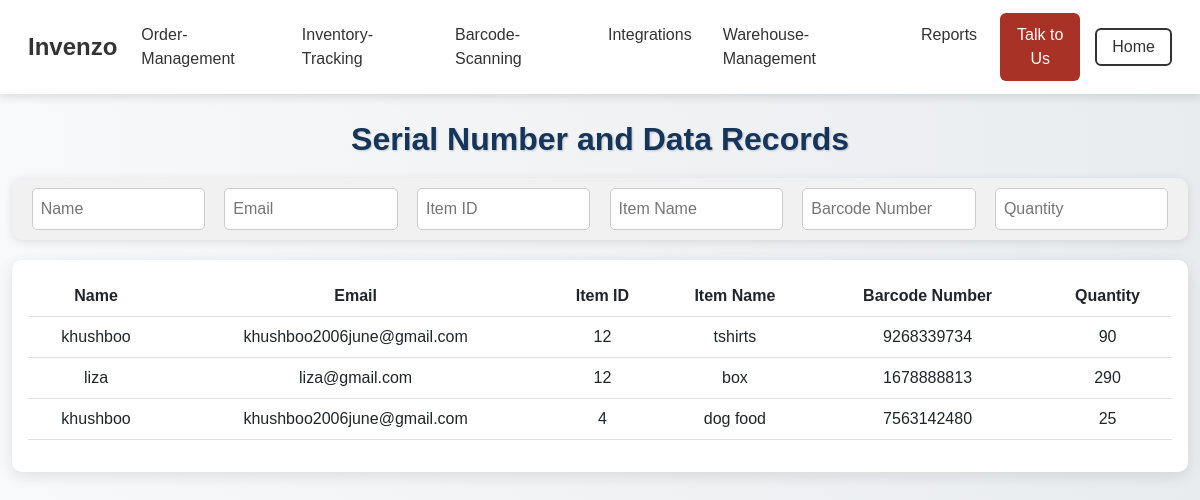
/barcodes (signed in), run on the app's committed database.
### app.py (models this page shows, shortened)
class InventoryItem(db.Model):
    id = db.Column(db.Integer, primary_key=True, autoincrement=True)
    item_id = db.Column(db.Integer, nullable=False)
    item_name = db.Column(db.String(100), nullable=False)
    item_category = db.Column(db.String(100), nullable=False)
    quantity = db.Column(db.Integer, nullable=False)
    cost_per_unit = db.Column(db.Float, nullable=False)
    total_cost = db.Column(db.Float, nullable=False)
    supplier_name = db.Column(db.String(100), nullable=False)
    supplier_email = db.Column(db.String(100), nullable=False)
    supplier_phone = db.Column(db.String(100), nullable=False)
    order_status = db.Column(db.String(50), nullable=False)
    notes = db.Column(db.Text, nullable=True)
    barcode_number = db.Column(db.String(20), nullable=False)
    user_id = db.Column(db.Integer, db.ForeignKey('user.id'), nullable=False)

### app.py (the view)
@app.route('/barcodes')
@login_required
@admin_required
def barcodes():
    user_dict = session.get("user")
    if user_dict:
        if user_dict.get('is_admin') == 1:  # Check if the logged-in user is an admin
            items = InventoryItem.query.all()  # Fetch inventory items for all users
            return render_template('barcode-scanning.html', items=items)
        else:
            flash("You don't have permission to view this page.", "danger")
            return redirect(url_for('home'))  # Or any other appropriate page if not admin
    else:
        flash("You must be logged in to view barcodes.", "danger")
        return redirect(url_for('login'))

### app.py (called while the page is built)
def login_required(f):
    @wraps(f)
    def decorated_function(*args, **kwargs):
        if "user" not in session:  # If no user is logged in
            flash("Please log in to access this page.", "warning")
            return redirect(url_for('login'))  # Redirect to login page
        return f(*args, **kwargs)
    return decorated_function

def admin_required(f):
    @wraps(f)
    def decorated_function(*args, **kwargs):
        user_dict = session.get("user")
        if not user_dict:
            flash("You must be logged in to access this page.", "danger")
            return redirect(url_for('login'))
        user = User.query.get(user_dict['id'])
        if not user or not user.is_admin:
            flash("Only admins can access this page.", "danger")
            return redirect(url_for('home'))  # Adjust this if needed
        return f(*args, **kwargs)
    return decorated_function

### templates/barcode-scanning.html (shortened to what this page needs)
<!DOCTYPE html>
<html lang="en">
<head>
    <link href="https://cdn.jsdelivr.net/npm/bootstrap@5.3.0/dist/css/bootstrap.min.css" rel="stylesheet">
    <link rel="stylesheet" href="{{ url_for('static', filename='css/styles.css') }}">
    <link rel="stylesheet" href="{{ url_for('static', filename='css/barcode-scanning.css') }}">
</head>
<body>
    <nav class="navbar navbar-expand-lg navbar-light bg-white">
        <div class="container-fluid">
            <a class="navbar-brand d-flex align-items-center" href="{{ url_for('home') }}">
                <strong class="brand-name">Invenzo</strong>
            </a>
            <div class="collapse navbar-collapse justify-content-end" id="navbarNav">
                <ul class="navbar-nav">
                    <li class="nav-item"><a class="nav-link" href="{{ url_for('order_management') }}">Order-Management</a></li>
                    <li class="nav-item"><a class="nav-link" href="{{ url_for('inventory') }}">Inventory-Tracking</a></li>
                    <li class="nav-item"><a class="nav-link" href="{{ url_for('barcodes') }}">Barcode-Scanning</a></li>
                    <li class="nav-item"><a class="nav-link" href="{{ url_for('integrations2') }}">Integrations</a></li>
                    <li class="nav-item"><a class="nav-link" href="{{ url_for('warehouse_management') }}">Warehouse-Management</a></li>
                    <li class="nav-item"><a class="nav-link" href="{{ url_for('reports') }}">Reports</a></li>
                    <li class="nav-item"><a class="nav-link btn btn-primary text-white" href="{{ url_for('team') }}">Talk to Us</a></li>
                </ul>
            </div>
            <div class="collapse navbar-collapse justify-content-end">
                <a href="{{ url_for('home') }}" class="btn btn-outline-dark">Home</a>
            </div>
        </div>
    </nav>
    <section class="topic-page text-center">
        <div class="container-fluid">
            <h2>Serial Number and Data Records</h2>
            <div class="filter-container">
                <input type="text" class="filter-input" placeholder="Name" onkeyup="filterTable(0)">
                <input type="text" class="filter-input" placeholder="Email" onkeyup="filterTable(1)">
                <input type="text" class="filter-input" placeholder="Item ID" onkeyup="filterTable(2)">
                <input type="text" class="filter-input" placeholder="Item Name" onkeyup="filterTable(3)">
                <input type="text" class="filter-input" placeholder="Barcode Number" onkeyup="filterTable(4)">
                <input type="text" class="filter-input" placeholder="Quantity" onkeyup="filterTable(5)">
            </div>
            <div class="table-container p-3">
                <table class="table table-hover" id="barcodeTable">
                    <thead>
                        <tr>
                            <th>Name</th>
                            <th>Email</th>
                            <th>Item ID</th>
                            <th>Item Name</th>
                            <th>Barcode Number</th>
                            <th>Quantity</th>
                        </tr>
                    </thead>
                    <tbody>
                        {% for item in items %}
                        <tr>
                            <td>{{ item.supplier_name }}</td>
                            <td>{{ item.supplier_email }}</td>
                            <td>{{ item.item_id }}</td>
                            <td>{{ item.item_name }}</td>
                            <td>{{ item.barcode_number }}</td>
                            <td>{{ item.quantity }}</td>
                        </tr>
                        {% endfor %}
                    </tbody>
                </table>
            </div>
        </div>
    </section>
</body>
</html>

### static/css/styles.css (style rules this page uses)
.navbar { padding: 0.8rem 1rem; font-family: 'Poppins', sans-serif; position: fixed; top: 0; left: 0; right: 0; z-index: 9999; background-color: #ffffff; box-shadow: 0 4px 8px rgba(0, 0, 0, 0.1); }
body { padding-top: 80px; }
.navbar-brand .brand-name { font-size: 24px; font-weight: 600; color: #333; }
.navbar-nav { font-size: 16px; }
.nav-item .nav-link { color: #333; margin-right: 15px; padding: 10px 0; transition: color 0.3s ease; }
.navbar-nav .nav-item:last-child { margin-right: 0; }
.btn-outline-dark { border: 2px solid #333; color: #333; padding: 5px 15px; transition: background-color 0.3s ease, color 0.3s ease; }
.brand-name { font-size: 24px; font-weight: bold; font-family: 'Poppins', sans-serif; color: #2C3E50; }
.btn-primary { background-color: #A93226; border: none; }

### static/css/barcode-scanning.css (style rules this page uses)
body { margin-top:60px; padding:0; }
.topic-page h2 { color: #16355b; font-weight: bold; text-shadow: 1px 1px 2px rgba(0, 0, 0, 0.2); margin-top: 10px; margin-bottom: 20px; text-align: center; }

### templates/barcode-scanning.html (style rules this page uses)
body { background: linear-gradient(to right, #f8f9fa, #e9ecef); font-family: 'Poppins', sans-serif; }
.topic-page { padding-top: 50px !important; }
.table-container { width: 100%; margin: 20px auto; background: white; border-radius: 10px; box-shadow: 0px 4px 15px rgba(0, 0, 0, 0.1); overflow-x: auto; padding: 20px; animation: fadeIn 1s ease-in-out; }
.filter-container { display: flex; justify-content: space-around; padding: 10px; background: #f1f1f1; border-radius: 10px; box-shadow: 0px 2px 10px rgba(0, 0, 0, 0.1); margin-bottom: 10px; }
.filter-input { width: 15%; padding: 8px; border: 1px solid #ccc; border-radius: 5px; transition: all 0.3s ease-in-out; }

### data on the page
InventoryItem: supplier_name "khushboo", supplier_email "khushboo2006june@gmail.com", item_id "12", item_name "tshirts", barcode_number "9268339734", quantity "90"
InventoryItem: supplier_name "liza", supplier_email "liza@gmail.com", item_id "12", item_name "box", barcode_number "1678888813", quantity "290"
InventoryItem: supplier_name "khushboo", supplier_email "khushboo2006june@gmail.com", item_id "4", item_name "dog food", barcode_number "7563142480", quantity "25"
